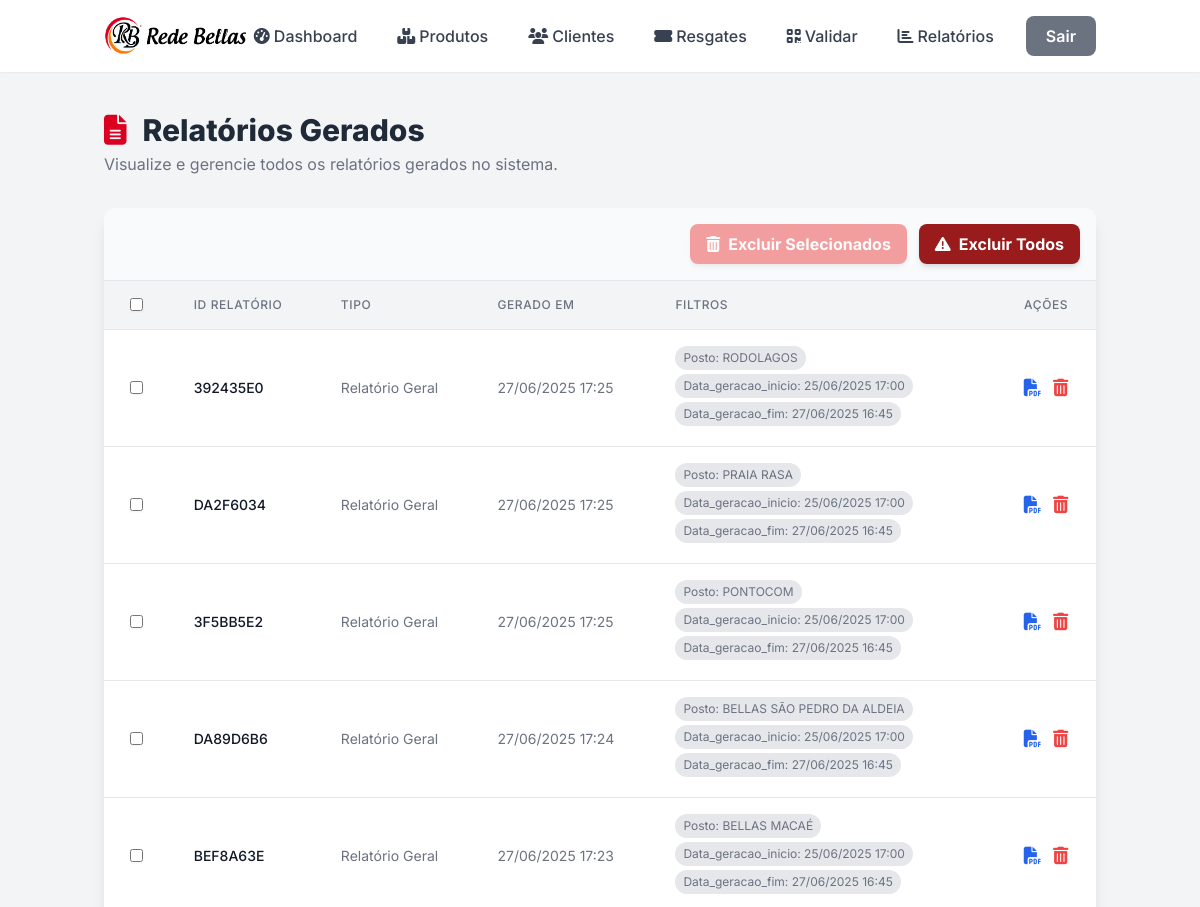
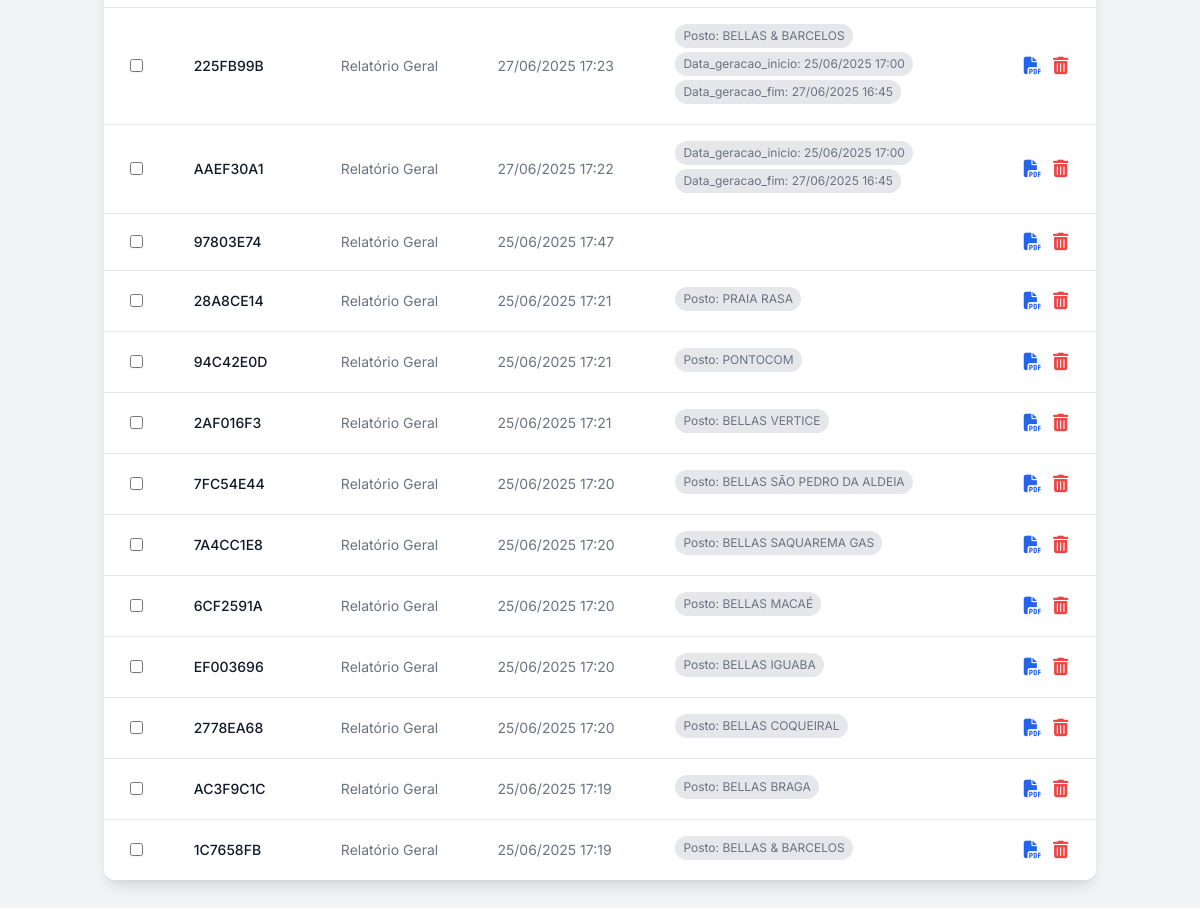
The app's page /reports/ (signed in) with its own data (2 pictures, top to bottom).
### core/models.py (models this page shows, shortened)
class RelatorioGerado(models.Model):
    REPORT_TYPE_CHOICES = [
        ("GERAL", "Relatório Geral"),
        ("MANIFESTO_LOTE", "Manifesto de Lote"),
    ]
    report_id = models.CharField(
        max_length=50, unique=True, help_text="ID único de cada relatório gerado."
    )
    tipo = models.CharField(max_length=20, choices=REPORT_TYPE_CHOICES)
    data_geracao = models.DateTimeField(default=timezone.now)
    filtros_aplicados = JSONField(blank=True, null=True)
    codigo_rastreamento_lote = models.CharField(
        max_length=100,
        blank=True,
        null=True,
        help_text="Código de rastreamento se for um manifesto de lote.",
    )
    class Meta:
        verbose_name = "Relatório Gerado"
        verbose_name_plural = "Relatórios Gerados"
        ordering = ["-data_geracao"]  # Ordena os relatórios pelo mais recente

### core/views.py (the view)
# urls.py: path("", views.report_list, name="report_list"),
@login_required
def report_list(request):
    reports = RelatorioGerado.objects.all().order_by("-data_geracao")
    context = {"title": "Relatórios Gerados", "reports": reports}
    return render(request, "reports/report_list.html", context)

### core/templates/reports/report_list.html (shortened to what this page needs)
{% load static %}
<!DOCTYPE html>
<html lang="pt-br">
<head>
    <link rel="stylesheet" href="{% static 'css/output.css' %}">
    <link rel="stylesheet" href="https://cdnjs.cloudflare.com/ajax/libs/font-awesome/6.5.1/css/all.min.css">
</head>
<body class="bg-gray-100">
    {% include 'partials/_navbar.html' %}
    <main class="container mx-auto px-4 py-10">
        <header class="mb-8 fade-in">
            <h1 class="text-3xl font-extrabold text-gray-800 flex items-center">
                <i class="fas fa-file-alt text-[#DB0020] mr-4"></i>
                {{ title|default:"Histórico de Relatórios" }}
            </h1>
            <p class="text-gray-500 mt-1">Visualize e gerencie todos os relatórios gerados no sistema.</p>
        </header>
        <div class="bg-white rounded-xl shadow-lg overflow-hidden fade-in" style="animation-delay: 0.2s;">
            {% if reports %}
                <form id="reportDeleteForm" method="post" action="{% url 'report_delete_selected' %}">
                    <div class="p-4 bg-gray-50 border-b border-gray-200 flex justify-end space-x-3">
                        <button type="button" id="deleteSelectedBtn" class="bg-red-500 hover:bg-red-600 text-white font-bold py-2 px-4 rounded-lg shadow-md transition duration-300 opacity-50 cursor-not-allowed flex items-center" disabled>
                            <i class="fas fa-trash-alt mr-2"></i> Excluir Selecionados
                        </button>
                        <button type="button" id="deleteAllBtn" class="bg-red-800 hover:bg-red-900 text-white font-bold py-2 px-4 rounded-lg shadow-md transition duration-300 flex items-center">
                            <i class="fas fa-exclamation-triangle mr-2"></i> Excluir Todos
                        </button>
                    </div>
                    <div class="overflow-x-auto">
                        <table class="min-w-full divide-y divide-gray-200">
                            <thead class="bg-gray-100">
                                <tr>
                                    <th class="px-6 py-3 text-center"><input type="checkbox" id="selectAllCheckbox" class="rounded border-gray-300 text-indigo-600 shadow-sm focus:ring-indigo-500"></th>
                                    <th class="px-6 py-3 text-left text-xs font-medium text-gray-500 uppercase tracking-wider">ID Relatório</th>
                                    <th class="px-6 py-3 text-left text-xs font-medium text-gray-500 uppercase tracking-wider">Tipo</th>
                                    <th class="px-6 py-3 text-left text-xs font-medium text-gray-500 uppercase tracking-wider">Gerado Em</th>
                                    <th class="px-6 py-3 text-left text-xs font-medium text-gray-500 uppercase tracking-wider">Filtros</th>
                                    <th class="px-6 py-3 text-center text-xs font-medium text-gray-500 uppercase tracking-wider">Ações</th>
                                </tr>
                            </thead>
                            <tbody class="bg-white divide-y divide-gray-200">
                                {% for report in reports %}
                                    <tr class="hover:bg-gray-50 transition-colors duration-200">
                                        <td class="px-6 py-4 text-center"><input type="checkbox" name="report_ids" value="{{ report.id }}" class="report-checkbox rounded border-gray-300 text-indigo-600 shadow-sm focus:ring-indigo-500"></td>
                                        <td class="px-6 py-4 whitespace-nowrap text-sm font-medium text-gray-900">{{ report.report_id }}</td>
                                        <td class="px-6 py-4 whitespace-nowrap text-sm text-gray-500">{{ report.get_tipo_display }}</td>
                                        <td class="px-6 py-4 whitespace-nowrap text-sm text-gray-500">{{ report.data_geracao|date:"d/m/Y H:i" }}</td>
                                        <td class="px-6 py-4 text-xs text-gray-500 max-w-xs">
                                            {% for key, value in report.filtros_aplicados.items %}{% if value and value != 'Todos' and value != 'Qualquer' %}
                                                <span class="inline-block bg-gray-200 rounded-full px-2 py-1 mr-1 mb-1">{{ key|capfirst }}: {{ value }}</span>
                                            {% endif %}{% empty %}Nenhum{% endfor %}
                                        </td>
                                        <td class="px-6 py-4 whitespace-nowrap text-center text-sm font-medium space-x-2">
                                            <a href="{% url 'regenerate_report_pdf' report.pk %}" target="_blank" title="Visualizar PDF" class="text-blue-600 hover:text-blue-800 transition duration-300"></a>
                                            <button type="button" onclick="openConfirmationModal('single', '{{ report.id }}')" title="Excluir Relatório" class="text-red-500 hover:text-red-700 transition duration-300"></button>
                                        </td>
                                    </tr>
                                {% endfor %}
                            </tbody>
                        </table>
                    </div>
                </form>
            {% endif %}
        </div>
    </main>
</body>
</html>

### core/templates/reports/report_list.html (style rules this page uses)
body { font-family: 'Inter', sans-serif; }
.fade-in { animation: fadeIn 0.5s ease-out forwards; }

### records on screen
RelatorioGerado: report_id "392435E0", tipo "Relatório Geral", data_geracao "27/06/2025 17:25", filtros_aplicados "Posto" "Data_geracao_inicio" "Data_geracao_fim", filtros_aplicados "RODOLAGOS" "25/06/2025 17:00" "27/06/2025 16:45"
RelatorioGerado: report_id "DA2F6034", tipo "Relatório Geral", data_geracao "27/06/2025 17:25", filtros_aplicados "Posto" "Data_geracao_inicio" "Data_geracao_fim", filtros_aplicados "PRAIA RASA" "25/06/2025 17:00" "27/06/2025 16:45"
RelatorioGerado: report_id "3F5BB5E2", tipo "Relatório Geral", data_geracao "27/06/2025 17:25", filtros_aplicados "Posto" "Data_geracao_inicio" "Data_geracao_fim", filtros_aplicados "PONTOCOM" "25/06/2025 17:00" "27/06/2025 16:45"
RelatorioGerado: report_id "DA89D6B6", tipo "Relatório Geral", data_geracao "27/06/2025 17:24", filtros_aplicados "Posto" "Data_geracao_inicio" "Data_geracao_fim", filtros_aplicados "BELLAS SÃO PEDRO DA ALDEIA" "25/06/2025 17:00" "27/06/2025 16:45"
RelatorioGerado: report_id "BEF8A63E", tipo "Relatório Geral", data_geracao "27/06/2025 17:23", filtros_aplicados "Posto" "Data_geracao_inicio" "Data_geracao_fim", filtros_aplicados "BELLAS MACAÉ" "25/06/2025 17:00" "27/06/2025 16:45"
RelatorioGerado: report_id "225FB99B", tipo "Relatório Geral", data_geracao "27/06/2025 17:23", filtros_aplicados "Posto" "Data_geracao_inicio" "Data_geracao_fim", filtros_aplicados "BELLAS & BARCELOS" "25/06/2025 17:00" "27/06/2025 16:45"
RelatorioGerado: report_id "AAEF30A1", tipo "Relatório Geral", data_geracao "27/06/2025 17:22", filtros_aplicados "Data_geracao_inicio" "Data_geracao_fim", filtros_aplicados "25/06/2025 17:00" "27/06/2025 16:45"
RelatorioGerado: report_id "97803E74", tipo "Relatório Geral", data_geracao "25/06/2025 17:47"
RelatorioGerado: report_id "28A8CE14", tipo "Relatório Geral", data_geracao "25/06/2025 17:21", filtros_aplicados "Posto", filtros_aplicados "PRAIA RASA"
RelatorioGerado: report_id "94C42E0D", tipo "Relatório Geral", data_geracao "25/06/2025 17:21", filtros_aplicados "Posto", filtros_aplicados "PONTOCOM"
RelatorioGerado: report_id "2AF016F3", tipo "Relatório Geral", data_geracao "25/06/2025 17:21", filtros_aplicados "Posto", filtros_aplicados "BELLAS VERTICE"
RelatorioGerado: report_id "7FC54E44", tipo "Relatório Geral", data_geracao "25/06/2025 17:20", filtros_aplicados "Posto", filtros_aplicados "BELLAS SÃO PEDRO DA ALDEIA"
RelatorioGerado: report_id "7A4CC1E8", tipo "Relatório Geral", data_geracao "25/06/2025 17:20", filtros_aplicados "Posto", filtros_aplicados "BELLAS SAQUAREMA GAS"
RelatorioGerado: report_id "6CF2591A", tipo "Relatório Geral", data_geracao "25/06/2025 17:20", filtros_aplicados "Posto", filtros_aplicados "BELLAS MACAÉ"
RelatorioGerado: report_id "EF003696", tipo "Relatório Geral", data_geracao "25/06/2025 17:20", filtros_aplicados "Posto", filtros_aplicados "BELLAS IGUABA"
RelatorioGerado: report_id "2778EA68", tipo "Relatório Geral", data_geracao "25/06/2025 17:20", filtros_aplicados "Posto", filtros_aplicados "BELLAS COQUEIRAL"
RelatorioGerado: report_id "AC3F9C1C", tipo "Relatório Geral", data_geracao "25/06/2025 17:19", filtros_aplicados "Posto", filtros_aplicados "BELLAS BRAGA"
RelatorioGerado: report_id "1C7658FB", tipo "Relatório Geral", data_geracao "25/06/2025 17:19", filtros_aplicados "Posto", filtros_aplicados "BELLAS & BARCELOS"

### other values on screen
{{ title|default:"Histórico de Relatórios" }} "Relatórios Gerados"
